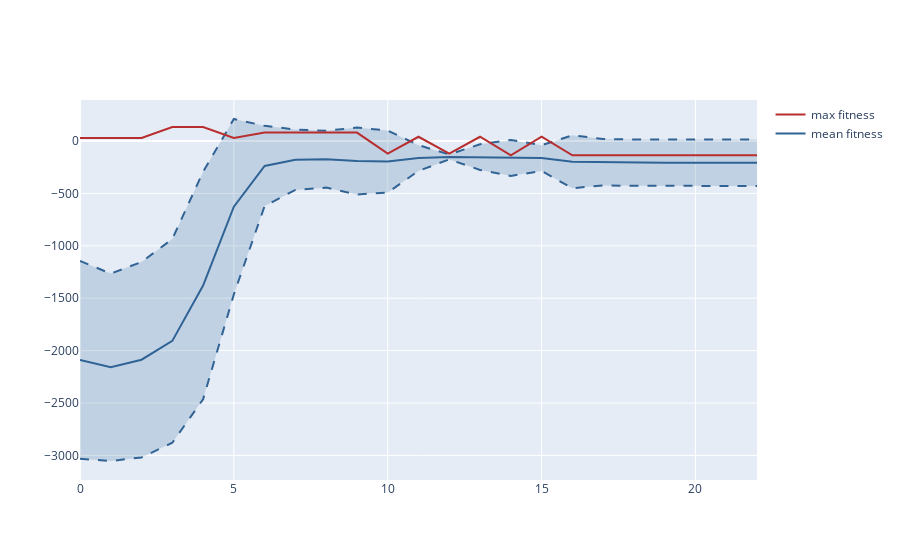

The notebook cell saved with this chart:
### Code cell
fig = go.Figure()        
colors = copy(px.colors.qualitative.G10)
color=colors.pop()
fig.add_scatter(
    name="mean fitness",
    x=mean_values.index,
    y=mean_values,
    mode="lines",
    line=dict(color=color)
            )
fig.add_scatter(
    name="upper fitness",
    x=mean_values.index,
    y=mean_values - std_values,
    mode="lines",
    line=dict(dash='dash', color=color), showlegend=False
            )
fig.add_scatter(
    name="lower fitness",
    x=mean_values.index,
    y=mean_values + std_values,
    mode="lines",
    line=dict(dash='dash', color=color),
    fill="tonexty",
    fillcolor='rgba' + str(hex_to_rgba(color, 0.2)), showlegend=False
)
fig.add_scatter(
    name="max fitness",
    x=mean_values.index,
    y=max_values,
    mode="lines",
    line=dict(color=colors.pop())
)

fig.show()

### Figure 1 — Plotly figure (JSON) as saved in the notebook; plotly's stock layout.template omitted (floating-point values rounded to 4 significant figures)
{"data": [{"line": {"color": "#316395"}, "mode": "lines", "name": "mean fitness", "type": "scatter", "x": [0, 1, 2, 3, 4, 5, 6, 7, 8, 9, 10, 11, 12, 13, 14, 15, 16, 17, 18, 19, 20, 21, 22], "y": [-2088.0, -2159.0, -2087.0, -1907.0, -1379.0, -626.3, -237.8, -178.3, -173.2, -190.8, -195.5, -162.2, -151.6, -153.2, -161.3, -162.6, -197.7, -201.8, -206.7, -207.6, -207.6, -207.6, -207.6]}, {"line": {"color": "#316395", "dash": "dash"}, "mode": "lines", "name": "upper fitness", "showlegend": false, "type": "scatter", "x": [0, 1, 2, 3, 4, 5, 6, 7, 8, 9, 10, 11, 12, 13, 14, 15, 16, 17, 18, 19, 20, 21, 22], "y": [-3032.0, -3053.0, -3019.0, -2879.0, -2464.0, -1463.0, -620.4, -466.2, -444.7, -510.0, -491.3, -284.8, -175.3, -275.8, -332.4, -286.0, -450.0, -423.5, -427.3, -428.6, -428.6, -428.6, -428.6]}, {"fill": "tonexty", "fillcolor": "rgba(49, 99, 149, 0.2)", "line": {"color": "#316395", "dash": "dash"}, "mode": "lines", "name": "lower fitness", "showlegend": false, "type": "scatter", "x": [0, 1, 2, 3, 4, 5, 6, 7, 8, 9, 10, 11, 12, 13, 14, 15, 16, 17, 18, 19, 20, 21, 22], "y": [-1144.0, -1265.0, -1154.0, -935.1, -293.4, 210.2, 144.7, 109.7, 98.31, 128.4, 100.2, -39.56, -127.9, -30.7, 9.865, -39.25, 54.68, 19.78, 13.99, 13.46, 13.46, 13.46, 13.46]}, {"line": {"color": "#B82E2E"}, "mode": "lines", "name": "max fitness", "type": "scatter", "x": [0, 1, 2, 3, 4, 5, 6, 7, 8, 9, 10, 11, 12, 13, 14, 15, 16, 17, 18, 19, 20, 21, 22], "y": [28.75, 28.75, 28.75, 133.2, 133.2, 28.75, 80.55, 80.55, 80.55, 80.55, -119.2, 40.84, -119.2, 40.84, -136.6, 40.84, -136.6, -136.6, -136.6, -136.6, -136.6, -136.6, -136.6]}], "layout": {"autosize": true, "xaxis": {"autorange": true, "range": [0, 22], "type": "linear"}, "yaxis": {"autorange": true, "range": [-3235.0, 391.5], "type": "linear"}}}
